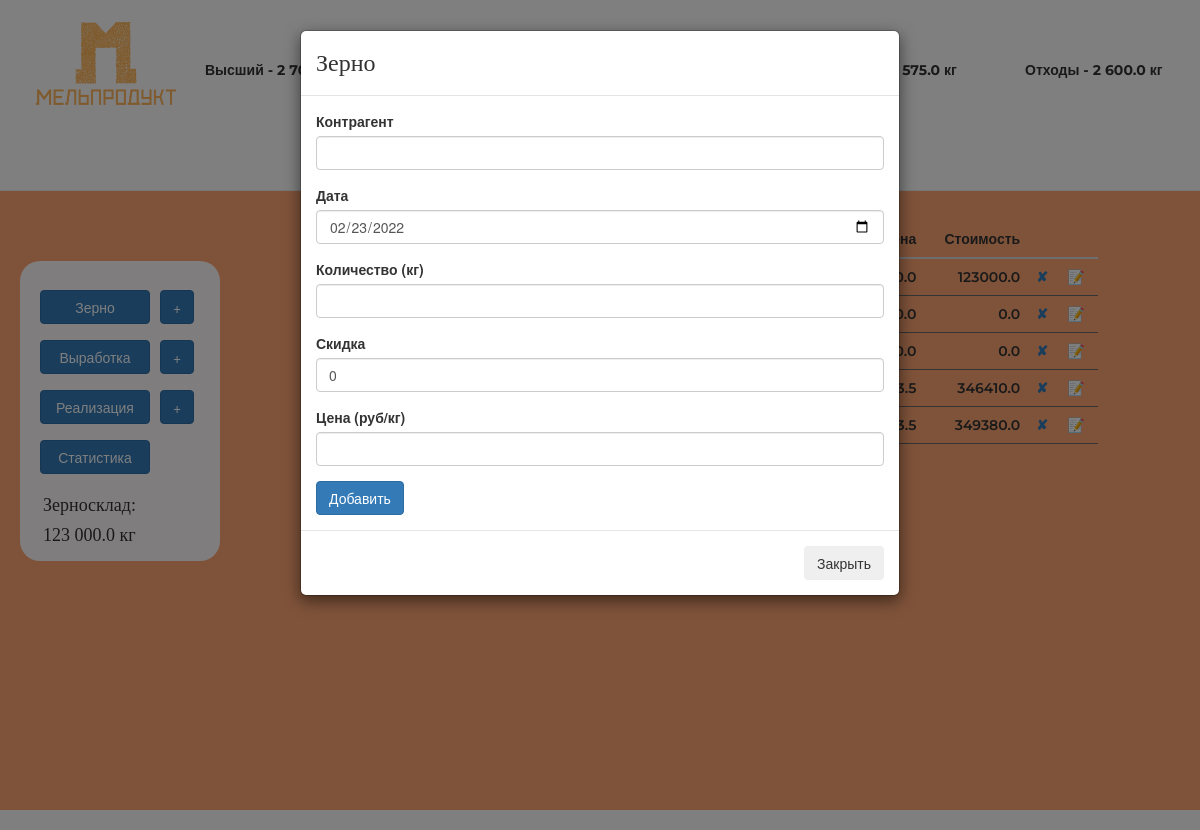
Before: /grain/add with the older database file.
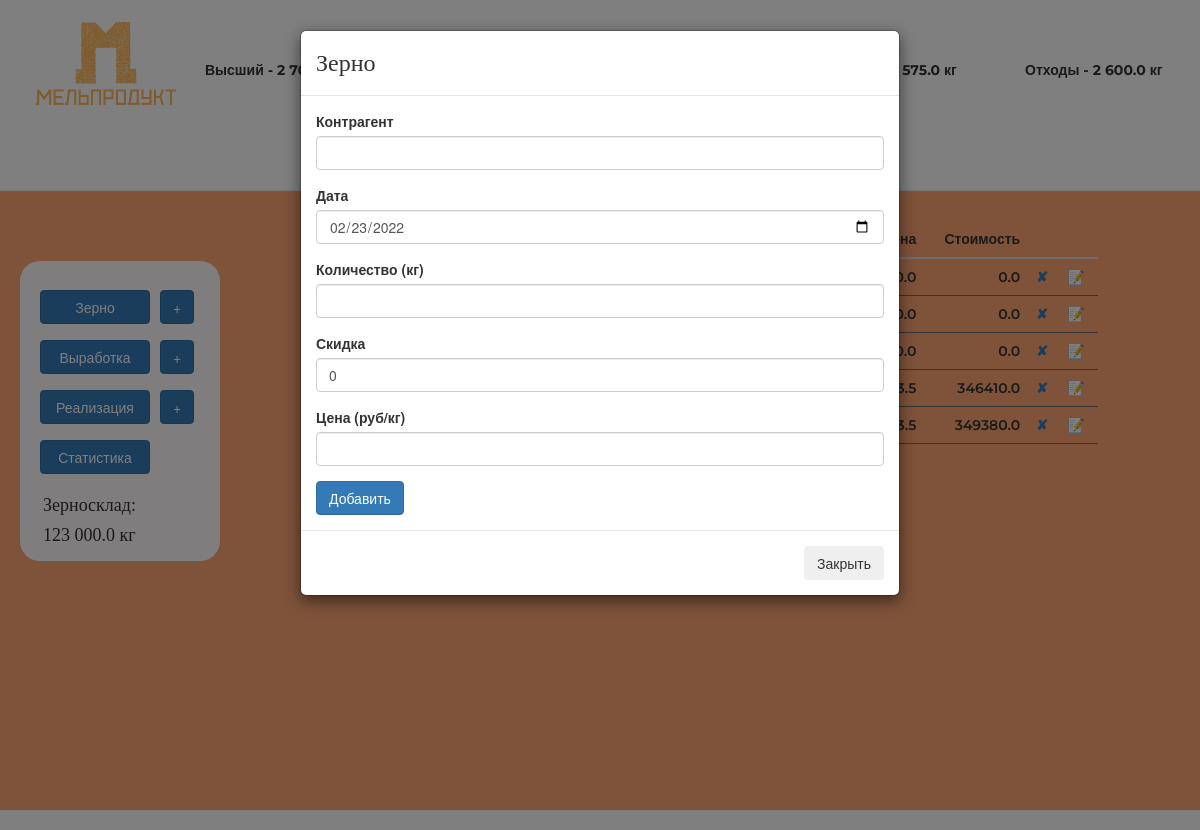
After: the same page with the newer database file.
### main.py (models this page shows)
class Grain(db.Model):
    __tablename__ = "grains"
    id = db.Column(db.Integer, primary_key=True)
    agent = db.Column(db.String(250), nullable=False)
    date = db.Column(db.Date(), nullable=False)
    value = db.Column(db.Float(20), nullable=False)
    discount = db.Column(db.Float(20), nullable=False)
    final_value = db.Column(db.Float(20), nullable=False)
    price = db.Column(db.Float(20), nullable=False)
    cost = db.Column(db.Float(20), nullable=False)

### main.py (the view, shortened to what this page needs)
@app.route('/grain/add', methods=['GET', 'POST'])
def grain_add():
    stock = Stock.query.filter_by(id=1).first()
    grain_form = AddGrain(discount=0, date=dt.datetime.now())
    table = db.session.query(Grain).filter(Grain.date <= dt.datetime.now(),
                                                 Grain.date >= dt.datetime.now() - dt.timedelta(
                                                     days=30)).order_by(Grain.date).all()
    return render_template('grainadd.html', title='Зерно', form=grain_form, first='{:,}'.format(stock.first).replace(',', ' '),
                           second='{:,}'.format(stock.second).replace(',', ' '),
                           highest='{:,}'.format(stock.highest).replace(',', ' '),
                           bran='{:,}'.format(stock.bran).replace(',', ' '),
                           waste='{:,}'.format(stock.waste).replace(',', ' '),
                           grain='{:,}'.format(stock.grain).replace(',', ' '),
                           table=reversed(table), button='grain', target='grain', onclick1='onclick=',
                           onclick2='onclick=', onclick3='onclick=', onclick11='onclick=', onclick33='onclick=',
                           bcolor='#ffa775', mright='450px'
                           )

### forms.py
class AddGrain(FlaskForm):
    agent = StringField("Контрагент", validators=[DataRequired()])
    date = DateField("Дата", validators=[DataRequired()])
    value = FloatField("Количество (кг)", validators=[DataRequired()])
    discount = StringField("Скидка", validators=[DataRequired()])
    price = StringField("Цена (руб/кг)", validators=[DataRequired()])
    submit = SubmitField("Добавить")

### main.py (called while the page is built)
@app.template_filter('jround')
def jround(x):
    y = round(x, 2)
    return y

### templates/grainadd.html (shortened to what this page needs)
{% extends 'index.html' %}
{% block modal %}
{% include "modal.html" %}
{% endblock %}
{% block table %}
{% include "grain-table.html" %}
{% endblock %}

### templates/grain-table.html (shortened to what this page needs)
<div class="col-md-8 col-sm-12" >
<table class="table table-hover counter">
        <thead>
          <tr>
            <th scope="col">№</th>
            <th scope="col">Дата</th>
            <th scope="col">Поставщик</th>
            <th scope="col" style="text-align: right; ">Физ. вес</th>
            <th scope="col" style="text-align: right; ">Скидка</th>
            <th scope="col" style="text-align: right; ">Зачет. вес</th>
            <th scope="col" style="text-align: right; ">Цена</th>
            <th scope="col" style="text-align: right; ">Стоимость</th>
            <th scope="col" style="text-align: right; "></th>
            <th scope="col" style="text-align: right; "></th>
          </tr>
        </thead>
        <tbody>
        {% for line in table %}
          <tr>
            <td>{{line.date.strftime('%d.%m.%Y')}}</td>
            <td>{{line.agent}}</td>
            <td class="rghtalgn">{{line.value}}</td>
            <td class="rghtalgn">{{line.discount}}</td>
            <td class="rghtalgn">{{line.final_value | jround()}}</td>
            <td class="rghtalgn">{{line.price}}</td>
            <td  class="rghtalgn">{{line.cost | jround()}}</td>
            <td><a href="#" data-toggle="modal" title="Удалить" data-target="#test" onclick="aTestFunction({{line.id}}, {{line.value}})">✘</a></td>
            <td><a href="{{url_for('grain_edit', item_id=line.id)}}" type="button" title="Редактировать">📝</a></td>
          </tr>
        {% endfor %}
        </tbody>
      </table>
<div class="col-md-8 col-sm-12" >
        </div>

Changed rows visible on the page:
changed Grain (number 1 of 5 on the later page): cost|jround "123000.0" → "0.0"
